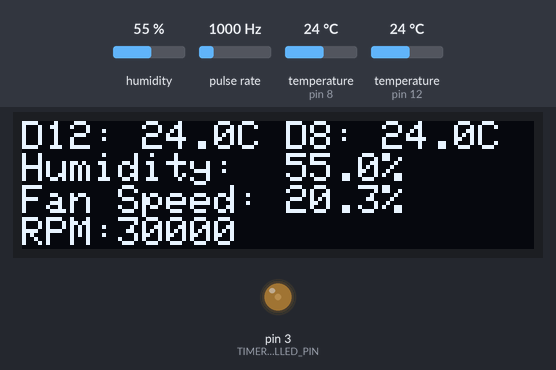
Bench run of a sketch on a simulated Arduino Uno, built with avr-gcc and run on an emulated ATmega328P. On the bench: 128×32 one-colour display, output pins drawn as LEDs (lit = HIGH). Wiring (inferred from the names in the program): pulse sensor: data pin 2. Inputs (shaded band) come from the test bench; at power-on: pulse rate 1000 Hz, temperature (sensors on pin 12, pin 8) 24 °C, humidity 55 %. What the sketch prints to the serial monitor is not drawn.

Above: at 3.4 s.
3.5 s: pulse rate (sensor on pin 2) set to 100 Hz
At 5.3 s:
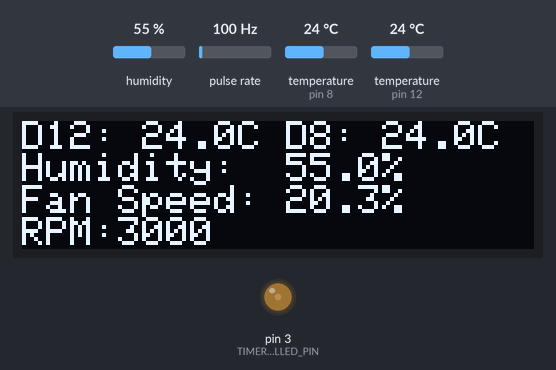
12.3 s: temperature (sensor on pin 12) set to 19 °C
At 14.0 s:
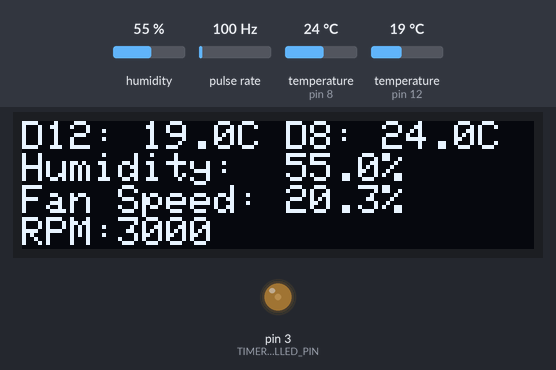
16.3 s: humidity set to 22 %
At 19.5 s:
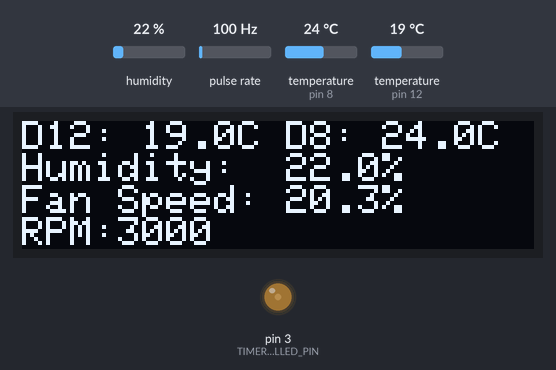
24.3 s: pulse rate (sensor on pin 2) set to 1250 Hz
At 25.8 s:
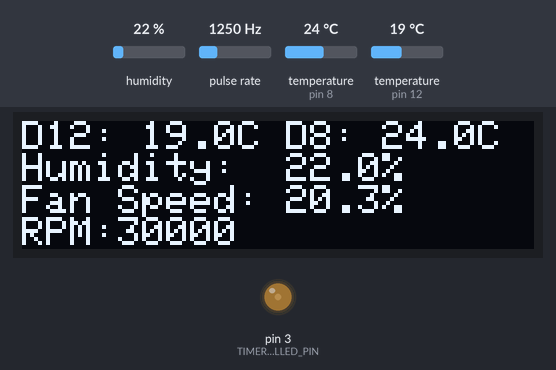
26.3 s: temperature (sensor on pin 8) set to 12 °C
At 31.3 s:
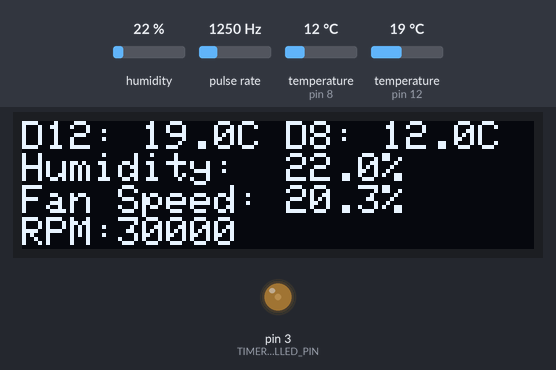
32.3 s: temperature (sensor on pin 12) set to 12 °C
At 33.2 s:
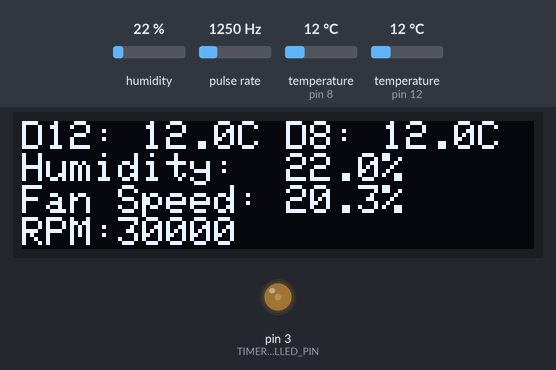
Timing chart, 0 to 35.3 s (numbered marks = the images above; inputs shaded):
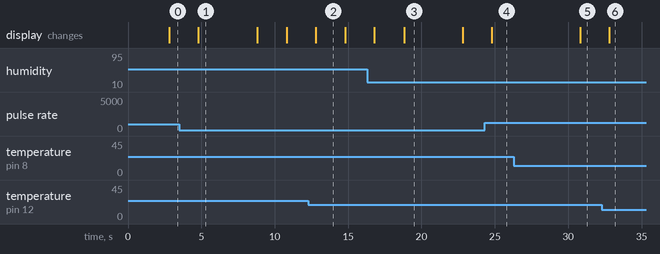

The sketch:

rack_monitor_reading_only.ino
```cpp
#include <math.h>
#include <Wire.h>
#include <Adafruit_GFX.h>
#include <Adafruit_SSD1306.h>

#include <OneWire.h>
#include <DallasTemperature.h>
#include <DHT.h>

// Define PWM IO pins
#define TIMER_2_CONTROLLED_PIN 3
#define PWM_TOP_FAN_RPM_PIN 4
#define PWM_BUTTOM_FAN_RPM_PIN 2

// Define the specific screen we have
#define SCREEN_WIDTH 128
#define SCREEN_HEIGHT 32
#define SCREEN_ADDRESS 0x3C

#define DS_18B20_PIN 12  // DS18B20

#define DS_DHT11_PIN 8
#define DHT_TYPE DHT11

Adafruit_SSD1306 display(SCREEN_WIDTH, SCREEN_HEIGHT, &Wire, -1);

struct DhtReading {
  float temperature;
  float humidity;
};

OneWire oneWire(DS_18B20_PIN);
DallasTemperature sensors(&oneWire);

DHT dht(DS_DHT11_PIN, DHT_TYPE);
// Timing for DHT11
unsigned long lastDhtTime = 0, last18B20Time = 0;

volatile long pulseCountBottomFan = 0;
unsigned long lastBottomFanIntMillis = 0;
volatile long pulseCountTopFan = 0;

const long tempReadingInterval = 1000;           // update every 2s
const unsigned long screenPrintInterval = 2000;  // print every 2s

unsigned long lastScreenPrintMillis = 0;

void setup() {
  Serial.begin(9600);
  // Initialize Screen
  if (!display.begin(SSD1306_SWITCHCAPVCC, SCREEN_ADDRESS)) {
    printLine("SSD1306 allocation failed");
    for (;;)
      ;
  }

  display.clearDisplay();
  display.setTextSize(1);
  display.setTextColor(WHITE);
  display.setCursor(0, 0);
  display.display();

  // Initialize sensors
  sensors.begin();
  dht.begin();

  // Initialize PWM control
  setupTimer2ForFanControl();
  setupBottomFanTach();

  writeTimer2PWMOutput(20);
}

void loop() {
  unsigned long currentMillis = millis();
  // int bottomFanRpm = currentButtomFanRpm(currentMillis);

  if (currentMillis - lastScreenPrintMillis > screenPrintInterval) {

    DhtReading result = handleDht11(currentMillis);
    float ds18b20_result = handle18B20(currentMillis);
    if (isnan(result.temperature) && isnan(result.humidity)) {
      printLines("Wait for thermister reading...", getTimer2PWMDutyCycle(), "RPM:" + String(currentButtomFanRpm()));
    } else {
      // test
      // writeTimer2PWMOutput(20);
      printLines(formatSensorPrintText(ds18b20_result, result), getTimer2PWMDutyCycle(), "RPM:" + String(currentButtomFanRpm()));
    }
    lastScreenPrintMillis = currentMillis;
  }
}

String formatSensorPrintText(float ds18b20_read, DhtReading dht_read) {
  return "D12: " + String(ds18b20_read, 1) + "C D8: " + String(dht_read.temperature, 1) + "C\nHumidity:  " + String(dht_read.humidity, 1) + "%";
}

void printLines(const char* text, const char* text2, const char* text3) {
  Serial.println(text);    // Print to Serial Monitor
  display.clearDisplay();  // Clear previous text
  display.setCursor(0, 0);
  display.println(text);
  if (text2) display.println(text2);
  if (text3) display.println(text3);
  display.display();
}

void printLine(String text) {
  printLines(text.c_str(), NULL, NULL);
}

void printLines(String text, String text2) {
  printLines(text.c_str(), text2.c_str(), NULL);
}

void printLines(String text, String text2, String text3) {
  printLines(text.c_str(), text2.c_str(), text3.c_str());
}

// Read data every `currentMillis`
float handle18B20(unsigned long currentMillis) {

  if (currentMillis - last18B20Time >= tempReadingInterval) {
    last18B20Time = currentMillis;
    sensors.requestTemperatures();
    float temperatureC = sensors.getTempCByIndex(0);  // Get temperature in Celsius
    return temperatureC;
  }
  return NAN;
}

DhtReading handleDht11(unsigned long currentMillis) {
  DhtReading result = { NAN, NAN };

  if (currentMillis - lastDhtTime >= tempReadingInterval) {
    lastDhtTime = currentMillis;                // Update the last time for the DHT sensor
    float humidity = dht.readHumidity();        // Read humidity
    float temperature = dht.readTemperature();  // Read temperature

    // Check if readings failed and exit early (optional)
    if (isnan(humidity) || isnan(temperature)) {
      printLine("Failed to read DHT sensor!");
      return result;
    }

    result.temperature = temperature;
    result.humidity = humidity;
  }
  return result;
}

// Set timer 2 to use pin 3 output at 25kHz PWM using Fast PWM mode.
// The setting override pin 11 so that it cannot be used independently.
// The output value will be 0-79 for duty cycle control 0-100%
void setupTimer2ForFanControl() {
  pinMode(TIMER_2_CONTROLLED_PIN, OUTPUT);

  TCCR2A = _BV(COM2B1) | _BV(WGM21) | _BV(WGM20);  // Fast PWM, non-inverting mode
  TCCR2B = _BV(WGM22) | _BV(CS21);                 // Prescaler = 8
  OCR2A = 79;                                      // Set TOP value for 25 kHz
  OCR2B = 39;                                      // 50% duty cycle as default
}

// @param duty_cycle: any value between 20 - 100
// if < 20 provided, it write 20, if > 100 provided it write 100
void writeTimer2PWMOutput(int duty_cycle) {
  int value_to_write = duty_cycle < 20 ? 20 : duty_cycle;
  value_to_write = duty_cycle > 100 ? 100 : duty_cycle;
  // OCR2B is used to control the duty cycle by:
  // D = OCR2B / (OCR2A + 1) * 100,
  // But the value measure is slightly off, so I use 79 as upper bound
  OCR2B = ceil((value_to_write / 100.0) * 79);
}

// Return the current duty cycle value in % string.
String getTimer2PWMDutyCycle() {
  return "Fan Speed: " + String(OCR2B / 79.0 * 100.0, 1) + "%";
}

void setupBottomFanTach() {
  pinMode(PWM_BUTTOM_FAN_RPM_PIN, INPUT);
  attachInterrupt(digitalPinToInterrupt(PWM_BUTTOM_FAN_RPM_PIN), bottomFanTachInterrupt, FALLING);
}

unsigned long volatile timestampNM1 = 0, timestampN = 0;
// Somehow due to GND issue between Arduino and External
// Powersource, the signal is really noisy. Use 20 to debounce
#define DEBOUNCE 0
int lastTachState = LOW;
unsigned long lastDebounceTime = 0;

void bottomFanTachInterrupt() {
  // this method is not accurate
  // int currentTachState = digitalRead(PWM_BUTTOM_FAN_RPM_PIN);  // Read the TACH signal
  // // Check if the signal has changed (HIGH to LOW or LOW to HIGH)
  // if (currentTachState != lastTachState) {
  //   lastDebounceTime = millis();  // Reset debounce timer
  // }
  // // Only increment pulseCount if the signal has remained stable for a debounce delay
  // if ((millis() - lastDebounceTime) > DEBOUNCE) {
  //   if (currentTachState == LOW) {  // If a falling edge is detected
  //     pulseCountBottomFan++;        // Increment the pulse count
  //   }
  // }

  // lastTachState = currentTachState;  // Update lastTachState for next comparison

  // pulseCountBottomFan++;
  unsigned long currentMillis = millis();
  if (currentMillis - timestampN > DEBOUNCE) {
    timestampNM1 = timestampN;
    timestampN = currentMillis;
  }
}

long currentButtomFanRpm() {
  Serial.println("curr: " + String(timestampN) + " diff: " + String(timestampN - timestampNM1));
  return 60000.0 / (timestampN - timestampNM1) / 2.0;
  // unsigned long currentMillis_ = millis();
  // if (currentMillis_ - lastBottomFanIntMillis >= 1000) {
  //   long pulseCount = pulseCountBottomFan;
  //   Serial.print("curr: " + String(currentMillis_) + " pulse: " + String(pulseCount));
  //   // Serial.print(" diff: " + String(currentMillis_ - lastBottomFanIntMillis));
  //   long rpm = ceil((pulseCount / 2.0) * 60000 / screenPrintInterval);
  //   Serial.println("Rpm: "+ String(rpm));
  //   pulseCountBottomFan = 0;
  //   lastBottomFanIntMillis = currentMillis_;
  //   return rpm;
  // }
  // return -1;
}
```

Measured:
- after the input at 3.5 s, the display: changes after 1.3 s (image 1)
- after the input at 12.3 s, the display: changes after 0.49 s (image 2)
- after the input at 24.3 s, the display: changes after 0.50 s (image 4)
- after the input at 26.3 s, the display: changes after 4.5 s (image 5)
- after the input at 32.3 s, the display: changes after 0.50 s (image 6)
- what the display in image 1 shows lasts 4.0 s, from 4.8 s to 8.8 s
- what the display in image 2 shows lasts 2.0 s, from 12.8 s to 14.8 s
